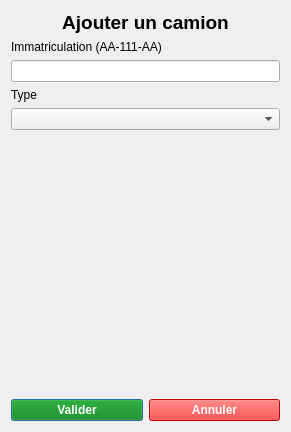
<?xml version="1.0" encoding="UTF-8"?>
<ui version="4.0">
 <class>AddCamion</class>
 <widget class="QDialog" name="AddCamion">
  <property name="geometry">
   <rect>
    <x>0</x>
    <y>0</y>
    <width>291</width>
    <height>432</height>
   </rect>
  </property>
  <property name="windowTitle">
   <string>Dialog</string>
  </property>
  <layout class="QVBoxLayout" name="verticalLayout">
   <item>
    <widget class="QLabel" name="label">
     <property name="font">
      <font>
       <pointsize>14</pointsize>
       <bold>true</bold>
      </font>
     </property>
     <property name="text">
      <string>Ajouter un camion</string>
     </property>
     <property name="alignment">
      <set>Qt::AlignCenter</set>
     </property>
    </widget>
   </item>
   <item>
    <widget class="QLabel" name="label_2">
     <property name="text">
      <string>Immatriculation (AA-111-AA)</string>
     </property>
    </widget>
   </item>
   <item>
    <widget class="QLineEdit" name="immatLine"/>
   </item>
   <item>
    <widget class="QLabel" name="label_3">
     <property name="text">
      <string>Type</string>
     </property>
    </widget>
   </item>
   <item>
    <widget class="QComboBox" name="typeCombo"/>
   </item>
   <item>
    <spacer name="verticalSpacer">
     <property name="orientation">
      <enum>Qt::Vertical</enum>
     </property>
     <property name="sizeHint" stdset="0">
      <size>
       <width>20</width>
       <height>40</height>
      </size>
     </property>
    </spacer>
   </item>
   <item>
    <layout class="QHBoxLayout" name="horizontalLayout">
     <item>
      <widget class="QPushButton" name="addTruckBtn">
       <property name="styleSheet">
        <string notr="true">QPushButton{
color : white;
font : bold;
background-color : Green
}</string>
       </property>
       <property name="text">
        <string>Valider</string>
       </property>
      </widget>
     </item>
     <item>
      <widget class="QPushButton" name="cancelBtn">
       <property name="styleSheet">
        <string notr="true">QPushButton{
color : White;
font : bold;
background-color : Red;
}</string>
       </property>
       <property name="text">
        <string>Annuler</string>
       </property>
      </widget>
     </item>
    </layout>
   </item>
  </layout>
 </widget>
 <resources/>
 <connections/>
</ui>
